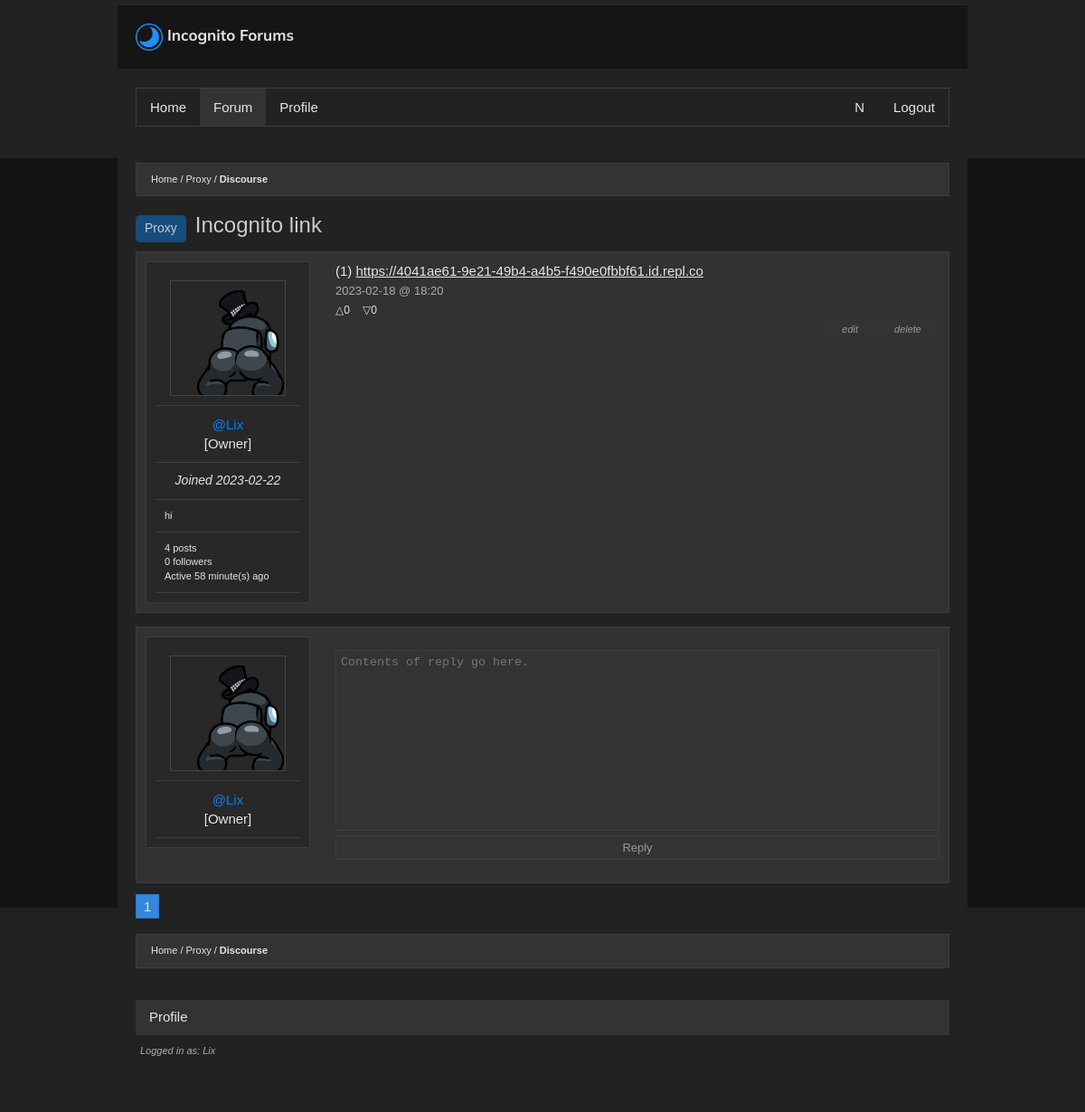
The page /thread/511d4637b54b48758d90d13e1129e443 (signed in) on the database its author committed.
### main.py (models this page shows, shortened)
class Subtopic(db.Model):
  id = db.Column(db.Integer, primary_key=True)
  name = db.Column(db.String(200), nullable=False)
  m_url = db.Column(db.String(60), unique=True, nullable=False)
  posts = db.relationship('Post', backref='subtopic', lazy=True)
  m_topic = db.Column(db.Integer, db.ForeignKey('topic.id'), nullable=False)
  adminTopic = db.Column(db.Boolean(), nullable=False, default=False)

class Tags(db.Model):
  id = db.Column(db.Integer, primary_key=True)
  name = db.Column(db.String(200), nullable=False)
  posts = db.relationship('Post', backref='tags', lazy=True)
  admin_only = db.Column(db.Boolean(), nullable=False, default=False)

class Post(db.Model):
  id = db.Column(db.Integer, primary_key=True)
  title = db.Column(db.String(200), nullable=False)
  content = db.Column(db.String(3000), nullable=False)
  author_id = db.Column(db.Integer, db.ForeignKey('user.id'), nullable=False)
  author = db.relationship(lambda: User,
                           uselist=False,
                           overlaps='post,user',
                           viewonly=True)
  created_on = db.Column(db.DateTime,
                         nullable=False,
                         default=datetime.utcnow,
                         index=True)
  replies = db.relationship('Comment', backref='post', lazy=True)
  msubtopic = db.Column(db.Integer,
                        db.ForeignKey('subtopic.id'),
                        nullable=False)
  sub = db.relationship(lambda: Subtopic,
                        uselist=False,
                        overlaps='post,subtopic',
                        viewonly=True)
  uuid = db.Column(db.String(40), default=tools.CreateUUID())
  mtag = db.Column(db.Integer, db.ForeignKey('tags.id'), nullable=True)
  tag = db.relationship(lambda: Tags,
                        uselist=False,
                        overlaps='post,tags',
                        viewonly=True)
  anon = db.Column(db.Boolean(), nullable=False, default=False)
  edited_time = db.Column(db.DateTime,
                         nullable=True)
  votes = db.relationship('ContentVote', backref='post', lazy=True)
  def getLikes(self):
    return len([vote for vote in self.votes if vote.isLike])
  def getDislikes(self):
    return len(self.votes) - self.getLikes()

class User(UserMixin, db.Model):
  id = db.Column(db.Integer, primary_key=True)
  username = db.Column(db.String(80), nullable=False, unique=True)
  description = db.Column(db.String(500), nullable=True)
  email = db.Column(db.String(60), nullable=True, unique=True)
  password = db.Column(db.String(600), nullable=False)
  confirmed = db.Column(db.Boolean(), nullable=False, default=False)
  registered_on = db.Column(db.DateTime,
                            nullable=False,
                            default=datetime.utcnow)
  profile_pic = db.Column(db.String(), default="default.png")
  role = db.Column(db.String(150), default="Commenter")
  admin = db.Column(db.Boolean(), nullable=False, default=False)
  posts = db.relationship('Post', backref='user', lazy=True)
  comments = db.relationship('Comment', backref='user', lazy=True)
  elo = db.Column(db.Integer, default=500)
  following = db.relationship('User',
                              secondary=followers,
                              backref=db.backref('followers', lazy='dynamic'),
                              primaryjoin=(followers.c.follower_id == id),
                              secondaryjoin=(followers.c.followed_id == id),
                              lazy='dynamic')
  notifications = db.relationship('Notification', backref='user', lazy=True)
  last_active = db.Column(db.DateTime,
                            nullable=True,
                            default=datetime.utcnow)
  liked = db.relationship(
    'ContentVote',
    foreign_keys='ContentVote.user_id',
    backref='user', lazy='dynamic')
  def likedPost(self, post):
    data = ContentVote.query.filter_by(
      user_id = self.id,
      post_id = post.id
    ).first()
    if data == None: return None
    return data.isLike

### main.py (the view, shortened to what this page needs)
@app.route('/thread/<id>', methods=['GET', 'POST'])
def thread(id):
  post = Post.query.filter_by(uuid=id).first_or_404()
  comment_form = CommentForm()
  modify_form = ModifyPostForm()
  follow_form = FollowForm()
  edit_form = EditPostForm()
  delete_comment_form = DeleteCommentForm()
  vote_form = LikeForm()
  page = request.args.get('page', 1, type=int)
  replies = Comment.query.filter_by(reply_to_id=post.id).paginate(
    page=page, per_page=5, error_out=True)
  if current_user.is_authenticated:
    if request.method == 'GET':
      if current_user == post.author:
        edit_form.newTitle.data = post.title
        edit_form.newContent.data = post.content
    if comment_form.submitReply.data and comment_form.validate():
      CreateComment(content=comment_form.content.data,
                    author_id=current_user.id,
                    reply_to_id=id)
      return redirect(url_for('thread', id=id))
    elif modify_form.deletePost.data and modify_form.validate():
      url = url_for('topic', murl=post.sub.m_url)
      DeletePost(post)
      return redirect(url)
    elif vote_form.like.data and vote_form.validate():
      post.like(current_user)
    elif vote_form.dislike.data and vote_form.validate():
      post.dislike(current_user)
    elif delete_comment_form.deleteComment.data and delete_comment_form.validate():
      replytodel = Comment.query.filter_by(id=request.form.get('deleteID')).first_or_404()
      if current_user == replytodel.author:
        DeleteComment(replytodel)
      redirect(url_for('thread', id=id))
    elif edit_form.validate_on_submit():
      EditPost(m_post=post, title=edit_form.newTitle.data, content=edit_form.newContent.data)
      return redirect(url_for('thread', id=id))
  return render_template("thread.html",
                         post=post,
                         comment_form=comment_form,
                         replies=replies,
                         modify_form=modify_form,
                         follow_form=follow_form,
                         edit_form=edit_form,
                         dcf=delete_comment_form,
                         vote_form=vote_form)

### main.py
class CommentForm(FlaskForm):
  content = TextAreaField('Reply', validators=[Length(min=5, max=3000)])
  submitReply = SubmitField('Reply')

class ModifyPostForm(FlaskForm):
  deletePost = SubmitField('delete')
  deleteComment = SubmitField('delete')

### main.py (called while the page is built)
@login_manager.user_loader
def load_user(user_id):
  return User.query.get(int(user_id))

def GetNotifications(user):
  nots = Notification.query.filter_by(m_user=user.id).order_by(
    Notification.time.desc()).limit(5)
  for note in nots:
    if (note.time - datetime.utcnow()).days > 6:
      note.delete()
  return nots

def appendOnline(udata: UserData):
  global currently_online
  for i in currently_online:
    if i.username == udata.username: return
  currently_online.append(UserData(udata.username, udata.last_active))

@app.before_request
def updateLastActive():
  if not current_user.is_authenticated: return
  global currently_online
  current_user.last_active = datetime.utcnow()
  appendOnline(current_user)
  db.session.commit()

### tools.py (called while the page is built, shortened)
def days_between(d1):
    if d1 == None: return "n.d"
    d2 = datetime.datetime.utcnow()
    secs = (d2 - d1).total_seconds()
    mins = math.floor(secs / 60)
    hours = math.floor(mins / 60)
    days = math.floor(hours / 24)
    months = math.floor(days / 30)
    years = math.floor(months / 12)
    if abs(mins) < 6:
        return "Currently online"
    if abs(hours) < 1:
        return 'Active ' + str(round(mins)) + ' minute(s) ago'

### templates/thread.html (shortened to what this page needs)
{% extends 'base.html' %}
{% set active_page = 'forum' %}
{% block main %}
  <ul class="bread">
    <li><a href="{{ url_for('mserve') }}">Home</a></li>
    <li><a href="{{ url_for('topic', murl=post.sub.m_url) }}">{{ post.sub.name }}</a></li>
    <li><a href="{{ url_for('thread', id=post.uuid) }}" class="bold">Discourse</a></li>
  </ul>
  <div class="title"><h1><div class="badge">{{ post.tag.name }}</div>{{ post.title|safe }}</h1></div>
  {% if not post.anon %}
  <div class="postData clearfix">
    <div class="userInfo">
    <div class="sep"><img class="profilePicture" src="{{ url_for('static', filename='imgs/user/'+post.author.profile_pic) }}" alt="Profile Picture"></div>
    <div class="sep"><p class="name"><a class="red nostyle" href="{{ url_for('profile', username=post.author.username) }}">@{{ post.author.username }}</a></p><p class="rank">[{{ post.author.role }}]</p></div>
    <div class="sep date"><time>Joined {{ post.author.registered_on.strftime('%Y-%m-%d') }}</time></div>
    <div class="sep"><p class="description">{{ post.author.description }}</p></div>
    <div class="sep"><p class="description">{{ post.author.posts|length + post.author.comments|length }} posts</p><p class="description">{{ post.author.followers.all()|length }} followers</p><p class="description">{{ daysBetween(post.author.last_active) }}</p></div>
    </div>
    <div class="message uutoggle"><article>{% filter markdown %}{{ post.content|safe }}{% endfilter %}</article>
    <time class="ptime">{{ post.created_on.strftime('%Y-%m-%d @ %H:%M') }}</time>
      {% if current_user.is_authenticated %} <form class="hidden" method="post">{{ vote_form.csrf_token }}{{ vote_form.like() }}{{ vote_form.dislike() }}</form> <div class="vote"> <span>{% if current_user.likedPost(post)==True %}{{ vote_form.like.label(text="▲") }}{% else %}{{ vote_form.like.label(text="△") }}{% endif %}{{ post.getLikes() }}</span> <span>{% if current_user.likedPost(post)==False %}{{ vote_form.dislike.label(text="▼") }}{% else %}{{ vote_form.dislike.label(text="▽") }}{% endif %}{{ post.getDislikes() }}</span> {% else %}<div class="vote"><span>△{{ post.getLikes() }}</span><span>▽{{ post.getDislikes() }}</span>{% endif %}</div>
      {% if post.author == current_user %}
      <form action="#" method="post">
        {{ modify_form.deletePost.label(class='postedit') }}{{ modify_form.deletePost(class='hidden') }}
        <label class="collapse postedit" for="_edit">edit</label>
      </form>
      {% endif %}
    </div>
  </div>
  {% endif %}
  {% if current_user.is_authenticated %}
  <div class="postData clearfix">
  <div class="userInfo">
    <div class="sep"><img class="profilePicture" src="{{ url_for('static', filename='imgs/user/'+current_user.profile_pic) }}" alt="Profile Picture"></div>
  <div class="sep"><p class="red name">@{{ current_user.username }}</p><p class="rank">[{{ current_user.role }}]</p></div>
  </div>
  <div class="message">
    <form action="#" method="post" class="login">
      <dl class="formField clearfix">
        <dd class="thread comment">{{ comment_form.content(maxlength=3000, rows=4, placeholder="Contents of reply go here.", spellcheck="true") }}</dd>
        <dd class="thread comment">{{ comment_form.submitReply() }}</dd>
      </dl>
    </form>
  </div>
  </div>
  {% endif %}
  <div class="pages">
    <a href="#" class="activePage">{{ request.args.get('page', 1) }}</a>
  </div>
  <ul class="bread">
    <li><a href="{{ url_for('mserve') }}">Home</a></li>
    <li><a href="{{ url_for('topic', murl=post.sub.m_url) }}">{{ post.sub.name }}</a></li>
    <li><a href="{{ url_for('thread', id=post.uuid) }}" class="bold">Discourse</a></li>
  </ul>
</div>
{% endblock %}

### templates/base.html (shortened to what this page needs)
<!DOCTYPE html>
<html xmlns="http://www.w3.org/1999/xhtml" lang="en" xml:lang="en">
<head>
  <link href="{{ url_for('static', filename='style.css') }}" rel="preconnect stylesheet" type="text/css" />
</head>
<body>
<div id="header">
  <div class="navbar pagesize noselect"><a class="nostyle" href="{{ url_for('index') }}"><img class="stache" src="{{ url_for('static', filename='imgs/stache.png') }}" alt="" aria-hidden='true'><span id="namebar">{{ settings['website']['name'] }}</span></a></div>
  <nav class="pagesize">
    <ul class="btncontainer clearfix">
      <a class="{{'active' if active_page == 'home' }}" href="/">Home</a>
      <a class="{{'active' if active_page == 'forum' }}" href="{{ url_for('mserve') }}">Forum</a>
      {% if current_user.is_authenticated %}
      <a class="{{'active' if active_page == 'profile' }}" href="{{ url_for('profile', username=current_user.username) }}">Profile</a>
      <a class="rightfloat" href="{{ url_for('logout') }}">Logout</a>
      <div class="notifications rightfloat">
        {% set notis = GetNotifications(current_user) %}
        <a class="nopadd" href="{{ url_for('notifications') }}"><summary data-nots='{{ notis.all()|length }}' {% if (notis.all()|length) > 0 %}class='enabled'{% endif %}>N</summary></a>
      </div>{% else %}
      <a class="{{'active' if active_page == 'login' }}" href="{{ url_for('login') }}">Login</a>
      {% endif %}
    </ul>
  </nav>
</div>
<div class="content pagesize">
<main>{% block main %}{% endblock %}</main>
<footer class="bottom">
    <div class="pagesize">
        <div class="socials">
        <ul class="clearfix">
            {% if current_user.is_authenticated %}
            <a class="left" href="{{ url_for('profile', username=current_user.username) }}">Profile</a>
            {% else %}
            <a href="{{ url_for('profile', username='LIX') }}" class="left">Profile</a>
            {% endif %}
        </ul>
        </div>
        <div class="legal">{% if current_user.is_authenticated %}<a href="{{ url_for('settings') }}">Logged in as: {{ current_user.username }}</a>{% endif %}</div>
    </div>
</footer>
</body>
</html>

### rows shown on the page
Subtopic: sub.name "Proxy"
Tags: tag.name "Proxy"
Post: title "Incognito link", content "(1) https://4041ae61-9e21-49b4-a4b5-f490e0fbbf61.id.repl.co", created_on "2023-02-18 @ 18:20"
User: profile_pic (picture), author.username "Lix", author.role "Owner", author.registered_on "2023-02-22", author.description "hi", last_active "Active 58 minute(s) ago", username "Lix", role "Owner"

### other values the page prints
{{ settings['website']['name'] }} "Incognito Forums"
{{ post.author.posts|length + post.author.comments|length }} "4"
{{ post.author.followers.all()|length }} "0"
{{ vote_form.like.label(text="△") }} "△"
{{ post.getLikes() }} "0"
{{ vote_form.dislike.label(text="▽") }} "▽"
{{ post.getDislikes() }} "0"
{{ modify_form.deletePost.label(class='postedit') }} "delete"
{{ request.args.get('page', 1) }} "1"
